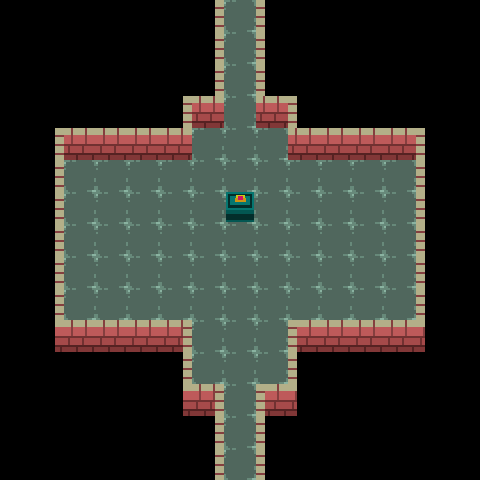

This game map was drawn from its Tiled (.tmx) file and the tilesets committed beside it. A one-line description and the full map source follow:
An orthogonal 15x15 tile map with 32x32 px tiles, 2 tile layers (ground, walls) and 14 objects (5x scene, 2x connection, 2x pressure, 2x door, 2x torch, ...).

<map version="1.0" tiledversion="1.0.3" orientation="orthogonal" renderorder="right-down" width="15" height="15" tilewidth="32" tileheight="32" nextobjectid="23">
 <tileset firstgid="1" source="tower-tileset.tsx" />
 <layer name="ground" width="15" height="15">
  <data encoding="csv">
0,0,0,0,0,0,0,2,0,0,0,0,0,0,0,
0,0,0,0,0,0,0,2,0,0,0,0,0,0,0,
0,0,0,0,0,0,0,2,0,0,0,0,0,0,0,
0,0,0,0,0,0,0,2,0,0,0,0,0,0,0,
0,0,0,0,0,0,2,2,2,0,0,0,0,0,0,
0,0,2,2,2,2,2,2,2,2,2,2,2,0,0,
0,0,2,2,2,2,2,2,2,2,2,2,2,0,0,
0,0,2,2,2,2,2,2,2,2,2,2,2,0,0,
0,0,2,2,2,2,2,2,2,2,2,2,2,0,0,
0,0,2,2,2,2,2,2,2,2,2,2,2,0,0,
0,0,0,0,0,0,2,2,2,0,0,0,0,0,0,
0,0,0,0,0,0,2,2,2,0,0,0,0,0,0,
0,0,0,0,0,0,0,2,0,0,0,0,0,0,0,
0,0,0,0,0,0,0,2,0,0,0,0,0,0,0,
0,0,0,0,0,0,0,2,0,0,0,0,0,0,0
</data>
 </layer>
 <layer name="walls" width="15" height="15">
  <data encoding="csv">
0,0,0,0,0,0,14,0,15,0,0,0,0,0,0,
0,0,0,0,0,0,14,0,15,0,0,0,0,0,0,
0,0,0,0,0,0,14,0,15,0,0,0,0,0,0,
0,0,0,0,0,14,12,0,12,15,0,0,0,0,0,
0,14,12,12,12,12,0,0,0,12,12,12,12,15,0,
0,14,0,0,0,0,0,0,0,0,0,0,0,15,0,
0,14,0,0,0,0,0,13,0,0,0,0,0,15,0,
0,14,0,0,0,0,0,0,0,0,0,0,0,15,0,
0,14,0,0,0,0,0,0,0,0,0,0,0,15,0,
0,14,0,0,0,0,0,0,0,0,0,0,0,15,0,
0,24,12,12,12,23,0,0,0,22,12,12,12,21,0,
0,0,0,0,0,14,0,0,0,15,0,0,0,0,0,
0,0,0,0,0,24,23,0,22,21,0,0,0,0,0,
0,0,0,0,0,0,14,0,15,0,0,0,0,0,0,
0,0,0,0,0,0,14,2,15,0,0,0,0,0,0
</data>
 </layer>
 <objectgroup name="objects">
  <object id="3" name="1" type="scene" x="224" y="352" width="32" height="32" />
  <object id="8" name="start" type="connection" x="224" y="384" width="32" height="32">
   <properties>
    <property name="to" value="" />
   </properties>
  </object>
  <object id="9" type="pressure" x="96" y="192" width="32" height="32">
   <properties>
    <property name="isSwitch" value="true" />
    <property name="switch" value="" />
   </properties>
  </object>
  <object id="10" type="door" x="224" y="96" width="32" height="32">
   <properties>
    <property name="switch" value="a" />
   </properties>
  </object>
  <object id="11" name="2" type="scene" x="96" y="192" width="32" height="32" />
  <object id="12" type="door" x="224" y="416" width="32" height="32">
   <properties>
    <property name="isOpen" value="true" />
    <property name="switch" value="b" />
   </properties>
  </object>
  <object id="13" name="98" type="connection" x="224" y="32" width="32" height="32">
   <properties>
    <property name="to" value="1" />
   </properties>
  </object>
  <object id="14" name="ant" type="actor" x="224" y="320" width="32" height="32" />
  <object id="16" type="pressure" x="352" y="192" width="32" height="32">
   <properties>
    <property name="isSwitch" value="true" />
    <property name="switch" value="" />
   </properties>
  </object>
  <object id="17" name="3" type="scene" x="224" y="224" width="32" height="32" />
  <object id="18" name="4" type="scene" x="224" y="128" width="32" height="32" />
  <object id="19" type="torch" x="320" y="128" width="32" height="32" />
  <object id="20" type="torch" x="128" y="128" width="32" height="32" />
  <object id="22" name="21" type="scene" x="224" y="384" width="32" height="32" />
 </objectgroup>
</map>
